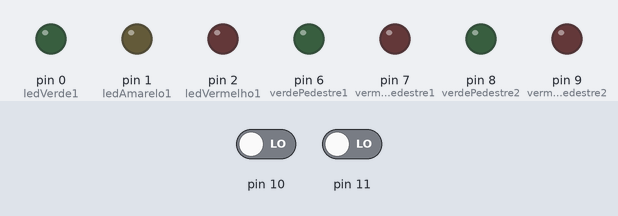
Bench run of a sketch on a simulated Arduino Uno, built with avr-gcc and run on an emulated ATmega328P. Parts: output pins drawn as LEDs (lit = HIGH). Inputs (shaded band) come from the test bench; at power-on: pin 10 LOW, pin 11 LOW.

Above: at 0.1 s.
At 2.1 s:
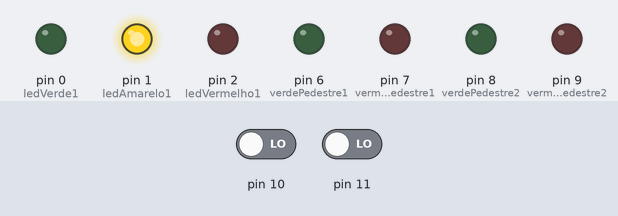
At 10.1 s:
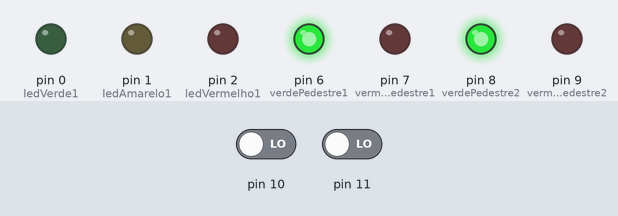
At 22.1 s:
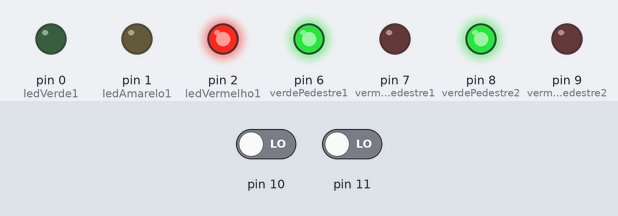
At 38.2 s:
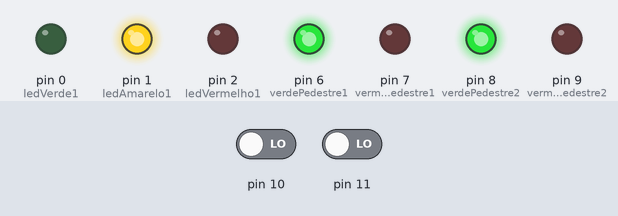
Timing chart, 0 to 39.7 s (numbered marks = the images above):
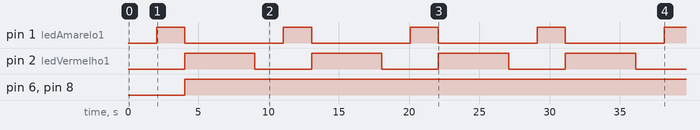

The sketch:

AtividadeSemaforoDuplo.ino
```cpp
// C++ code
//
int ledVerde1 = 0;
int ledAmarelo1 = 1;
int ledVermelho1 = 2;

int verdePedestre1 = 6;
int vermelhoPedestre1 = 7;

int verdePedestre2 = 8;
int vermelhoPedestre2 = 9;

void setup()
{
  pinMode(ledVerde1, OUTPUT);
  pinMode(ledAmarelo1, OUTPUT);
  pinMode(ledVermelho1, OUTPUT);

  pinMode(verdePedestre1, OUTPUT);
  pinMode(vermelhoPedestre1, OUTPUT);

  pinMode(verdePedestre2, OUTPUT);
  pinMode(vermelhoPedestre2, OUTPUT);

}
long distancia1(int trigger, int echo){
 // trigger porta de saída
  pinMode(trigger,OUTPUT);
  digitalWrite(trigger,LOW);
  delay(5);//espera 5 milisegundos
  //mandando o sinal
  digitalWrite(trigger,HIGH);
  delay(10);//espere 10 milisegundos
  digitalWrite(trigger,LOW);

 // echo porta de entrada
  pinMode(echo,INPUT);

  return pulseIn(echo,HIGH);

}
long distancia2(int trigger, int echo){
 // trigger porta de saída
  pinMode(trigger,OUTPUT);
  digitalWrite(trigger,LOW);
  delay(5);//espera 5 milisegundos
  //mandando o sinal
  digitalWrite(trigger,HIGH);
  delay(10);//espere 10 milisegundos
  digitalWrite(trigger,LOW);

 // echo porta de entrada
  pinMode(echo,INPUT);

  return pulseIn(echo,HIGH);


}


void loop()
{
  int cm1 = 0.01723 * distancia1 (10, 10);
  int cm2 = 0.01723 * distancia2 (11, 11);

  digitalWrite(ledVerde1, HIGH);

  if((cm1<50 || cm2<50)){

  digitalWrite(vermelhoPedestre1, LOW);
  digitalWrite(vermelhoPedestre2, LOW);
  digitalWrite(ledVerde1, LOW);

  delay(0);
  digitalWrite(ledAmarelo1,HIGH);
  delay(2000);
  digitalWrite(ledAmarelo1,LOW);
  digitalWrite(ledVermelho1,HIGH);

  digitalWrite(verdePedestre1,HIGH);
  digitalWrite(verdePedestre2,HIGH);
  delay(5000);

  digitalWrite(ledVermelho1,LOW);
  }else {

  digitalWrite(ledVerde1, HIGH);

  digitalWrite(verdePedestre1,LOW);
  digitalWrite(vermelhoPedestre1, HIGH);

  digitalWrite(verdePedestre2,LOW);
  digitalWrite(vermelhoPedestre2, HIGH);
    delay(5000);


  }

}
```

Measured:
- by itself, pin 1 (ledAmarelo1): alternates HIGH for 2.0 s and LOW for 7.0 s
- by itself, pin 2 (ledVermelho1): alternates HIGH for 5.0 s and LOW for 4.0 s
- by itself, pin 6 (verdePedestre1), pin 8 (verdePedestre2): LOW → HIGH at 4.0 s
